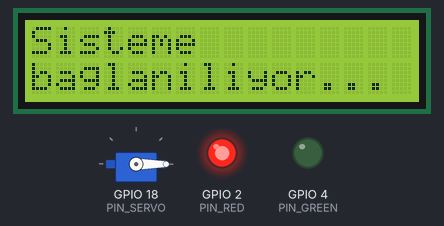
The sketch below on a simulated ESP32. On the bench: servo, 16×2 character LCD, output pins drawn as LEDs (lit = HIGH). WiFi joins after 1.5 s; servers stay silent unless stated; what the sketch prints to the serial monitor is not drawn.

Above: at 0.1 s.
At 1.7 s:
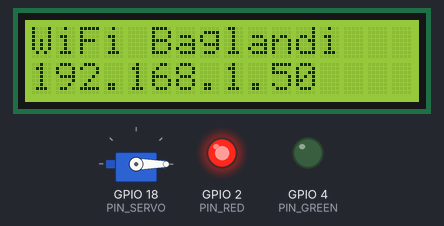
At 3.2 s:
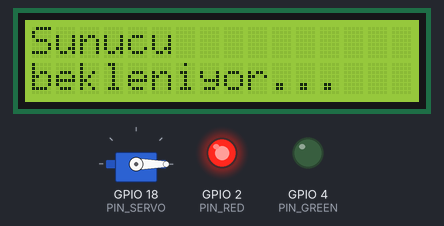
At 22.4 s:
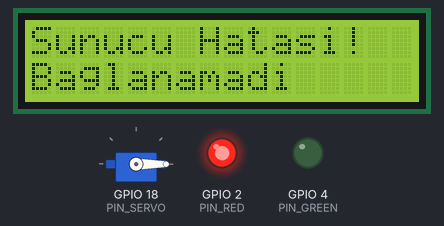
At 27.7 s:
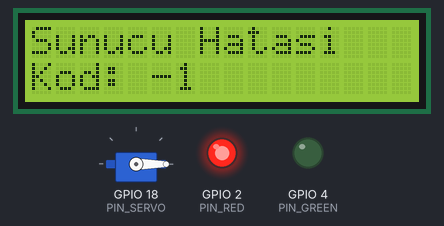

The sketch:

bitirme_projesi_arduino_kod-v1.2.ino
```cpp
#include <WiFi.h>
#include <HTTPClient.h>
#include <Wire.h>
#include <LiquidCrystal_I2C.h>
#include <ESP32Servo.h>

// ─── AYARLAR ──────────────────────────────────────────────
const char* SSID       = "FiberHGW_ZTJE44_2.4GHz";
const char* PASSWORD   = "HXXpzK9aKq";
const char* SERVER_IP  = "192.168.1.33";   // Bilgisayarın IP'si (ipconfig ile bak)
const int   SERVER_PORT = 8000;
const char* API_KEY    = "esp32-otopark-2024";  // .env ARDUINO_API_KEY ile aynı

const int PIN_GREEN  = 4;    // D4 → Yeşil LED
const int PIN_RED    = 2;    // D2 → Kırmızı LED
const int PIN_SERVO  = 18;   // D18 → Servo motor

const unsigned long POLL_INTERVAL_MS   = 2000;  // 2 saniyede bir sunucuyu sorgula
const unsigned long SCROLL_INTERVAL_MS = 350;   // LCD 2. satır kayma hızı (ms/karakter)

const int LCD_W = 16;          // LCD genişliği (karakter)

const int SERVO_KAPALI = 0;    // Kapı kapalı pozisyonu (0°)
const int SERVO_ACIK   = 90;   // Kapı açık pozisyonu (90°)

const unsigned long ACIK_KALMA_MS = 5000;   // Kapı açıldıktan 5 sn sonra kapanır
// ─────────────────────────────────────────────────────────

LiquidCrystal_I2C lcd(0x27, 16, 2);
Servo kapiServo;

bool kapiAcik = false;          // Mevcut kapı durumunu takip eder
unsigned long acilmaZamani = 0; // Kapının açıldığı an (millis)
bool sureDoldu = false;         // 5 sn dolup kapandı mı (sunucu 0 olana dek tekrar açma)

// ── LCD durum / kaydırma (scroll) takibi ──────────────────
String lcdLine1 = "";           // 1. satırda yazan metin (gereksiz yenilemeyi önler)
String scrollSrc = "";          // 2. satır kaynak metni (16'dan uzunsa kayar)
int   scrollPos = 0;            // Kayma penceresinin başlangıç indeksi
unsigned long lastPoll   = 0;   // Son sunucu sorgusu (millis)
unsigned long lastScroll = 0;   // Son kaydırma adımı (millis)

// ── LCD yardımcıları ──────────────────────────────────────
// 2. satırı mevcut scrollPos'a göre çizer (16 karakterlik pencere).
void renderLine2() {
  String out;
  if (scrollSrc.length() <= LCD_W) {
    out = scrollSrc;
    while ((int)out.length() < LCD_W) out += ' ';   // kalanı boşlukla temizle
  } else {
    String src = scrollSrc + "    ";                 // sona 4 boşluk = döngü boşluğu
    int n = src.length();
    for (int i = 0; i < LCD_W; i++) {
      out += src.charAt((scrollPos + i) % n);
    }
  }
  lcd.setCursor(0, 1);
  lcd.print(out);
}

// 1. satırı yazar — yalnızca metin değiştiyse (titremeyi önler).
void setLine1(const String& s) {
  if (s == lcdLine1) return;
  lcdLine1 = s;
  String p = s;
  while ((int)p.length() < LCD_W) p += ' ';
  lcd.setCursor(0, 0);
  lcd.print(p.substring(0, LCD_W));
}

// 2. satır kaynak metnini ayarlar; aynı metinse kaymayı bozmadan korur.
void setInfo(const String& s) {
  if (s == scrollSrc) return;
  scrollSrc = s;
  scrollPos = 0;
  renderLine2();
}

// Tek bir kaydırma adımı — periyodik çağrılır (kısa metin kaymaz).
void stepScroll() {
  if ((int)scrollSrc.length() <= LCD_W) return;
  int n = scrollSrc.length() + 4;
  scrollPos = (scrollPos + 1) % n;
  renderLine2();
}

// İki satırlık statik mesaj (boot/hata ekranları için).
void lcdYaz(const String& satir1, const String& satir2) {
  setLine1(satir1);
  setInfo(satir2);
}

void setGreen() {
  digitalWrite(PIN_GREEN, HIGH);
  digitalWrite(PIN_RED,   LOW);

  if (!kapiAcik) {
    kapiServo.write(SERVO_ACIK);   // Saat yönünde 90° döndür
    kapiAcik = true;
    acilmaZamani = millis();       // Açılma anını kaydet
  }
}

void setRed() {
  digitalWrite(PIN_GREEN, LOW);
  digitalWrite(PIN_RED,   HIGH);

  if (kapiAcik) {
    kapiServo.write(SERVO_KAPALI);  // Saat yönünün tersine 90° döndür (eski hale)
    kapiAcik = false;
  }
}

bool pingServer() {
  HTTPClient http;
  String url = "http://" + String(SERVER_IP) + ":" + SERVER_PORT + "/api/arduino/ping";
  http.begin(url);
  http.addHeader("X-API-Key", API_KEY);
  int code = http.GET();
  http.end();
  return (code == 200);
}

void setup() {
  Serial.begin(115200);

  pinMode(PIN_GREEN, OUTPUT);
  pinMode(PIN_RED,   OUTPUT);

  // Servo başlangıç pozisyonu
  kapiServo.attach(PIN_SERVO);
  kapiServo.write(SERVO_KAPALI);
  kapiAcik = false;

  setRed();   // Başlangıç: kırmızı (geçemez), kapı kapalı

  Wire.begin(21, 22);   // SDA=21, SCL=22
  lcd.init();
  lcd.backlight();

  lcdYaz("Sisteme", "baglaniliyor...");

  // WiFi bağlan
  WiFi.begin(SSID, PASSWORD);
  int deneme = 0;
  while (WiFi.status() != WL_CONNECTED) {
    delay(500);
    deneme++;
    if (deneme > 30) {
      setRed();
      lcdYaz("WiFi Hatasi!", "Kontrol edin");
      Serial.println("WiFi baglanamiyor, yeniden baslatiliyor...");
      delay(5000);
      ESP.restart();
    }
  }

  Serial.print("WiFi baglandi. IP: ");
  Serial.println(WiFi.localIP());
  lcdYaz("WiFi Baglandi", WiFi.localIP().toString());
  delay(1500);

  // Sunucu ping
  lcdYaz("Sunucu", "bekleniyor...");
  int pingDeneme = 0;
  while (!pingServer()) {
    delay(1000);
    pingDeneme++;
    if (pingDeneme > 15) {
      lcdYaz("Sunucu Hatasi!", "Baglanamadi");
      Serial.println("Sunucu yanit vermiyor!");
      delay(5000);
      break;
    }
  }

  setRed();
  lcdYaz("KAPI KAPALI", "Sistem hazir - Plaka okutunuz");
}

// Sunucuyu sorgular: "<signal>|<info>" cevabını ayrıştırır,
// LED/servo/LCD durumunu günceller. Bloklamadan loop() içinden çağrılır.
void pollServer() {
  HTTPClient http;
  String url = "http://" + String(SERVER_IP) + ":" + SERVER_PORT + "/api/arduino/state";
  http.begin(url);
  http.addHeader("X-API-Key", API_KEY);
  http.setTimeout(1500);

  int code = http.GET();

  if (code == 200) {
    String body = http.getString();
    body.trim();
    Serial.println("Sunucu yaniti: " + body);

    // Cevap formati: "<signal>|<info>"  (örn. "1|Borc yok", "0|Borc: 600TL...")
    int sep = body.indexOf('|');
    int sig;
    String info;
    if (sep >= 0) {
      sig  = body.substring(0, sep).toInt();
      info = body.substring(sep + 1);
    } else {
      sig  = body.toInt();   // Eski format (yalniz "1"/"0") ile uyumluluk
      info = "";
    }
    info.trim();

    if (sig == 1) {
      if (!sureDoldu) {              // Süre dolup kapandıysa, sunucu 0 olana dek açma
        setGreen();
        setLine1("KAPI ACIK");
        setInfo(info.length() ? info : "Gecebilirsiniz");
      }
    } else {
      sureDoldu = false;            // Sunucu sıfırlandı, yeni açılışa hazır
      setRed();
      setLine1("KAPI KAPALI");
      setInfo(info.length() ? info : "Plaka okutunuz");
    }

  } else if (code == 401) {
    setRed();
    setLine1("API Key Hatasi");
    setInfo("Kod: 401");
    Serial.println("API Key yanlis!");

  } else {
    setRed();
    setLine1("Sunucu Hatasi");
    setInfo("Kod: " + String(code));
    Serial.println("HTTP Hata: " + String(code));
  }

  http.end();
}

void loop() {
  unsigned long now = millis();

  // ── WiFi kontrol ──
  if (WiFi.status() != WL_CONNECTED) {
    setRed();
    setLine1("WiFi Kesildi!");
    setInfo("Yeniden baglaniliyor...");
    WiFi.reconnect();
    stepScroll();      // Ekran kaymaya devam etsin
    delay(300);
    return;
  }

  // ── Periyodik sunucu sorgusu (bloklamadan) ──
  if (now - lastPoll >= POLL_INTERVAL_MS) {
    lastPoll = now;
    pollServer();
  }

  // ── Kapı açıldıktan 5 saniye sonra otomatik kapan ──
  if (kapiAcik && (millis() - acilmaZamani >= ACIK_KALMA_MS)) {
    setRed();
    sureDoldu = true;
    setLine1("KAPI KAPALI");
    // 2. satırdaki borç/abonelik bilgisi korunur — sürücü okumaya devam etsin
    Serial.println("5 saniye doldu, kapi kapatildi.");
  }

  // ── LCD 2. satır kaydırma (marquee) ──
  if (now - lastScroll >= SCROLL_INTERVAL_MS) {
    lastScroll = now;
    stepScroll();
  }
}
```

Measured:
- what the display in image 1 shows lasts 1.6 s, from 1.6 s to 3.2 s
- what the display in image 2 shows lasts 19.2 s, from 3.2 s to 22.4 s
- what the display in image 3 shows lasts 5.0 s, from 22.4 s to 27.4 s
